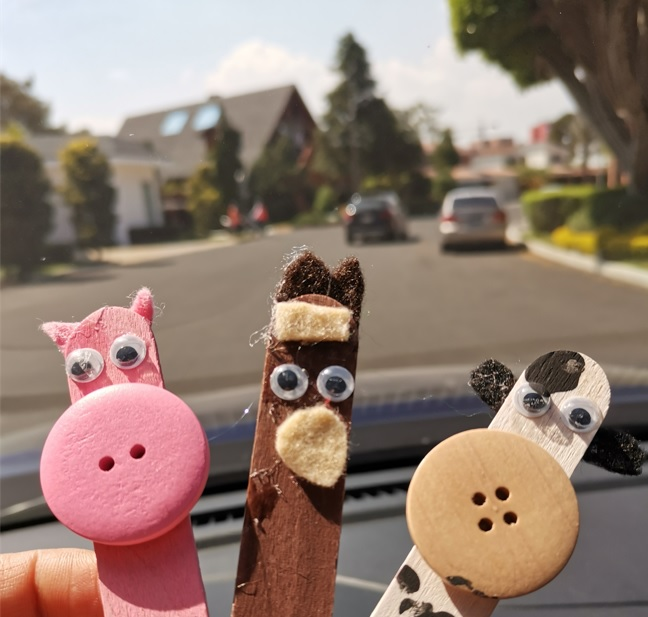
#> input picture Computer Vision Deep Dive in Python/Ch02/02_03/stickanimals.jpg, 648 x 617 px; the run also reads 1 picture not shown here
$ python image_file_management.py
#> lines starting #> are read from the running program, lines starting #| are printed output that depends on the picture; long printed decimals are rounded
### Computer Vision Deep Dive in Python/Ch02/02_03/EC_CV.py
import numpy as np
import matplotlib.pyplot as plt

# To convert an RGBA image array that represents data with floating
# point numbers from 0 to 1 into the RGB integer format from 0 to 255,
# we need to make 4 changes:

# 1) Get rid of the A channel
# 2) Multiply by 255
# 3) Round the resulting values
# 4) Ensure values are between 0 and 255
# 5) Convert data to 8-bit integers

# Let's define a function for this:


def adapt_PNG(the_PNG):
    the_PNG = the_PNG[:, :, :3]  # Step 1
    the_PNG = the_PNG * 255  # Step 2
    the_PNG = adapt_image(the_PNG)  # Steps 3, 4, 5
    return the_PNG


# This function will be useful to perform steps 3, 4, and 5 for images
# undergoing operations that may result in floating point numbers.
def adapt_image(the_img):
    return np.uint8(np.clip(the_img.round(), 0, 255))  # Steps 3, 4, 5


# This function converts a grayscale image to black and white
# using a global threshold.
# [128 lines left out: functions grayscale_to_BW, downscale, upscale_by_2, get_seam, not called in this run]

### Computer Vision Deep Dive in Python/Ch02/02_03/image_file_management.py
# Commented out IPython magic to ensure Python compatibility.
# Let's open a JPEG image file using the pyplot.imread function.

import numpy as np
import matplotlib.pyplot as plt

# %config InlineBackend.figure_formats = 'retina'

jpeg = plt.imread("stickanimals.jpg")
#> jpeg is the input picture: shape (617, 648, 3); mean R, G, B 146, 124.5, 112.8
plt.imshow(jpeg)

# Now let's open an equivalent PNG image file

png = plt.imread("stickanimalsRGBA.png")
plt.imshow(png)

# Let's see their dimensions

print(np.shape(jpeg))
#| (617, 648, 3)
print(np.shape(png))
#| (617, 648, 4)

# Let's see their upper left pixel

print(jpeg[0, 0])
#| [230 238 251]
print(png[0, 0])
#| [0.902  0.9333 0.9882  1.        ]

# Now let's see their data type

print("JPEG image type: ", type(jpeg[0, 0, 0]))
#| JPEG image type:  <class 'numpy.uint8'>
print("PNG image type: ", type(png[0, 0, 0]))
#| PNG image type:  <class 'numpy.float32'>

# To convert an RGBA image array that represents data with floating
# point numbers from 0 to 1 into the RGB integer format from 0 to 255,
# we need to change 4 things:

# 1) Get rid of the A channel
# 2) Multiply by 255
# 3) Round the resulting values
# 4) Ensure values are between 0 and 255
# 5) Convert data to 8-bit integers

# Let's define a function for this:


def adapt_PNG(the_PNG):
    the_PNG = the_PNG[:, :, :3]  # Step 1
    the_PNG = the_PNG * 255  # Step 2
    the_PNG = adapt_image(the_PNG)  # Steps 3, 4, 5
    return the_PNG


# The following function will be useful to perform steps 3, 4, and 5
# for RGB images in the 0-255 range, which are undergoing operations
# that may result in floating point numbers.


def adapt_image(the_img):
    return np.uint8(np.clip(the_img.round(), 0, 255))  # Steps 3, 4, 5


# So from now on, when opening PNG files for these exercises,
# you may use the adapt_PNG function from EC_CV like this:

from EC_CV import *

img = adapt_PNG(plt.imread("stickanimalsRGBA.png"))

print("PNG image data type: ", type(img[0, 0, 0]))
#| PNG image data type:  <class 'numpy.uint8'>
print(img[0, 0])
#| [230 238 252]
plt.imshow(img)

# Lastly, let's save a file.
# This time let's extract the horse as a subarray.

horsie = img[250:600, 200:400, :]
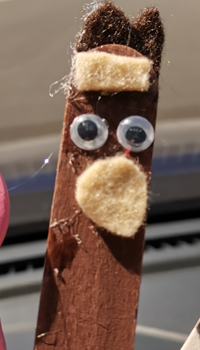
#> horsie: shape (350, 200, 3); mean R, G, B 121.5, 98.8, 85.6
plt.imsave("horsie.jpg", horsie)
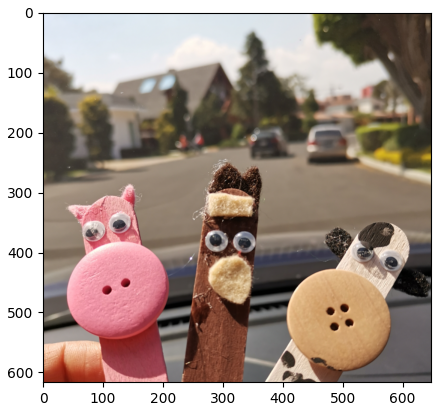
#> figure drawn by matplotlib, 1 panel
